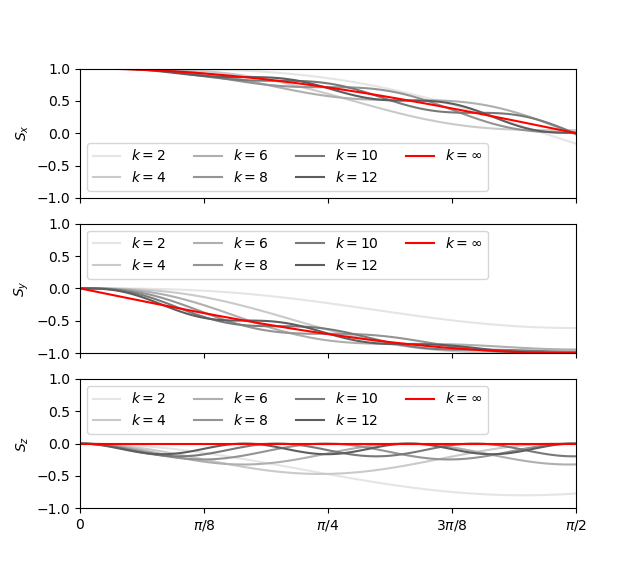

This chart was generated by the following Python code:
#!/usr/bin/python3

# The exact solution is graphed.  For the derivation of the solution,
# please see the handwritten notes.

from scipy.constants import *
from math import *

from matplotlib import pyplot as plt
import numpy as np
from mpl_toolkits.mplot3d import Axes3D
from matplotlib import animation

from matplotlib.patches import FancyArrowPatch
from mpl_toolkits.mplot3d import proj3d

# rewriting using Emma's notation (see second handwritten notes)

def spin_rot(k,alpha):
    sintheta=1/sqrt(1+k**2)
    costheta=k/sqrt(1+k**2)
    omegat=alpha*sqrt(1+k**2)
    sx=sintheta**2*np.cos(omegat)+costheta**2
    sy=sintheta*np.sin(omegat)
    sz=sintheta*np.costheta*(np.cos(omegat)-1)
    return sx,sy,sz

def spin(k,alpha): # non-rotating frame
    sintheta=1/sqrt(1+k**2)
    costheta=k/sqrt(1+k**2)
    omegat=alpha*sqrt(1+k**2)
    omega1t=alpha
    sx=(sintheta**2*np.cos(omegat)+costheta**2)*np.cos(omega1t)+sintheta*np.sin(omegat)*np.sin(omega1t)
    sy=-(sintheta**2*np.cos(omegat)+costheta**2)*np.sin(omega1t)+sintheta*np.sin(omegat)*np.cos(omega1t)
    sz=sintheta*costheta*(np.cos(omegat)-1)
    return sx,sy,sz

def spin_perfect(k,alpha): # non-rotating frame, but assuming perfect adiabatic
    sx=np.cos(alpha)
    sy=-np.sin(alpha)
    sz=0*alpha
    return sx,sy,sz

dim=3
fig,axs=plt.subplots(dim,sharex=True)

for d in range(dim):
    axs[d].set_xlim(0,pi/2)
    axs[d].set_ylim(-1,1)
    axs[d].set_xticks(np.arange(0,pi/2+pi/8,step=(pi/8)), ['0','$\pi/8$','$\pi/4$','$3\pi/8$','$\pi/2$'])

    
axs[0].set_ylabel('$S_x$')
axs[1].set_ylabel('$S_y$')
axs[2].set_ylabel('$S_z$')

N=100

alpha=np.linspace(0,pi/2,N)

colors=plt.cm.gist_yarg(np.linspace(0,1,20))


for k in range(2,14,2):
    sx,sy,sz=spin(k,alpha)
    axs[0].plot(alpha,sx,label='$k=%d$'%(k),color=colors[k])
    axs[1].plot(alpha,sy,label='$k=%d$'%(k),color=colors[k])
    axs[2].plot(alpha,sz,label='$k=%d$'%(k),color=colors[k])
    print(k,sy[-1])
    
k=0
sx_perfect,sy_perfect,sz_perfect=spin_perfect(k,alpha)
axs[0].plot(alpha,sx_perfect,label='$k=\infty$',color='red')
axs[1].plot(alpha,sy_perfect,label='$k=\infty$',color='red')
axs[2].plot(alpha,sz_perfect,label='$k=\infty$',color='red')


axs[0].legend(loc='lower left',ncol=4)
axs[1].legend(loc='upper left',ncol=4)
axs[2].legend(loc='upper left',ncol=4)

    
plt.show()
